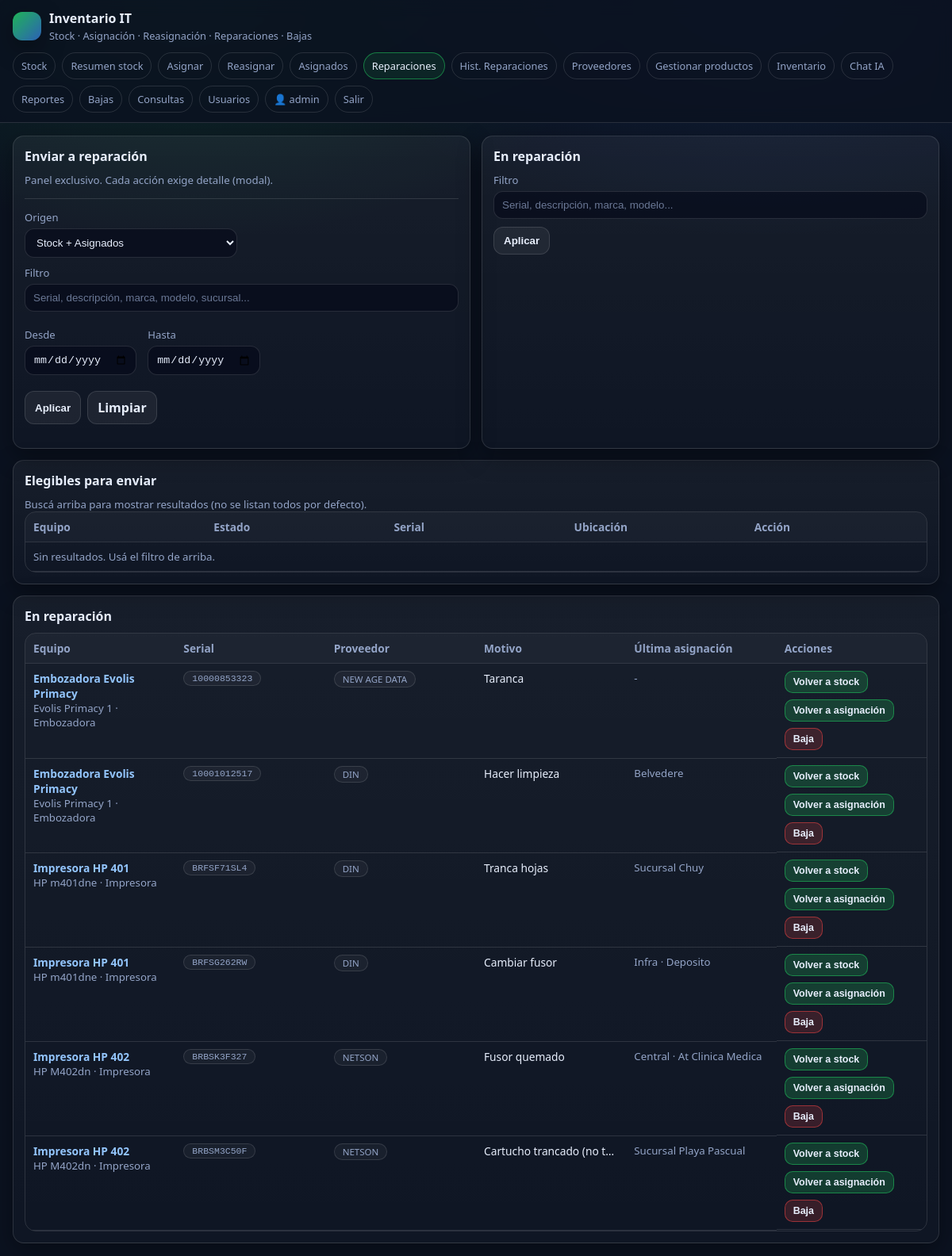
Screenshot of /repairs (signed in) with the database file from the repository.
### tables this page shows
CREATE TABLE users (
      id INTEGER PRIMARY KEY AUTOINCREMENT,
      username TEXT UNIQUE NOT NULL,
      password_hash TEXT NOT NULL,
      is_admin INTEGER NOT NULL DEFAULT 0,
      created_at TEXT NOT NULL
    );

CREATE TABLE units (
      id INTEGER PRIMARY KEY AUTOINCREMENT,
      product_id INTEGER NOT NULL REFERENCES products(id) ON DELETE CASCADE,
      serial TEXT,
      status TEXT NOT NULL CHECK(status IN ('IN_STOCK','ASSIGNED','IN_REPAIR','RETIRED')),
      warranty_until TEXT,
      purchase_provider_id INTEGER REFERENCES providers(id),
      sucursal TEXT,
      area TEXT,
      persona TEXT,
      last_sucursal TEXT,
      last_area TEXT,
      last_persona TEXT,
      pc_name TEXT,
      last_pc_name TEXT,
      inventory_number TEXT,
      created_at TEXT NOT NULL,
      updated_at TEXT NOT NULL
    );

CREATE TABLE products (
      id INTEGER PRIMARY KEY AUTOINCREMENT,
      barcode TEXT,
      descripcion TEXT NOT NULL,
      tipo TEXT NOT NULL,
      marca TEXT NOT NULL,
      modelo TEXT NOT NULL,
      proveedor_id INTEGER REFERENCES providers(id),
      created_at TEXT NOT NULL
    );

### app.py (the view, shortened to what this page needs)
@app.route("/repairs")
@login_required
def repairs_page():
    q1 = (request.args.get("q1") or "").strip().lower()  # buscar elegibles
    q2 = (request.args.get("q2") or "").strip().lower()  # buscar historial
    scope = request.args.get("scope") or "ANY"
    date_from = (request.args.get("from") or "").strip()
    date_to = (request.args.get("to") or "").strip()
    iso_from, iso_to = norm_date_range(date_from, date_to)
    db = get_db()
    if scope == "IN_STOCK":
        eligible = ("IN_STOCK",)
    elif scope == "ASSIGNED":
        eligible = ("ASSIGNED",)
    else:
        eligible = ("IN_STOCK", "ASSIGNED")
    send = []
    inrep_sql = """
      SELECT u.*, p.descripcion, p.tipo, p.marca, p.modelo,
        (
          SELECT h.detalle
          FROM history h
          WHERE h.unit_id = u.id AND h.type = 'REPAIR_SEND'
          ORDER BY h.created_at DESC
          LIMIT 1
        ) AS repair_motivo,
        (
          SELECT h.proveedor
          FROM history h
          WHERE h.unit_id = u.id AND h.type = 'REPAIR_SEND'
          ORDER BY h.created_at DESC
          LIMIT 1
        ) AS repair_proveedor,
        (
          SELECT h.created_at
          FROM history h
          WHERE h.unit_id = u.id AND h.type = 'REPAIR_SEND'
          ORDER BY h.created_at DESC
          LIMIT 1
        ) AS repair_sent_at
      FROM units u JOIN products p ON p.id=u.product_id
      WHERE u.status='IN_REPAIR'
    """
    params = []
    if iso_from:
        inrep_sql += " AND (SELECT h.created_at FROM history h WHERE h.unit_id = u.id AND h.type = 'REPAIR_SEND' ORDER BY h.created_at DESC LIMIT 1) >= ?"
        params.append(iso_from)
    if iso_to:
        inrep_sql += " AND (SELECT h.created_at FROM history h WHERE h.unit_id = u.id AND h.type = 'REPAIR_SEND' ORDER BY h.created_at DESC LIMIT 1) <= ?"
        params.append(iso_to)
    inrep_sql += " ORDER BY p.descripcion COLLATE NOCASE, COALESCE(u.serial,'')"
    inrep = db.execute(inrep_sql, params).fetchall()
    if q2:
        inrep = [u for u in inrep if q2 in f"{u['serial'] or ''} {u['descripcion']} {u['marca']} {u['modelo']} {u['tipo']} {u['sucursal'] or ''} {u['area'] or ''} {u['persona'] or ''} {u['repair_proveedor'] or ''} {u['repair_motivo'] or ''}".lower()]
    hist_sql = """
      SELECT h.*, u.serial, p.descripcion, p.marca, p.modelo, us.username
      FROM history h
      JOIN units u ON u.id=h.unit_id
      JOIN products p ON p.id=u.product_id
      JOIN users us ON us.id=h.user_id
      WHERE h.type IN ('REPAIR_SEND','REPAIR_RETURN')
    """
    hparams = []
    if q2:
        hist_sql += " AND (LOWER(COALESCE(u.serial,'')) LIKE ? OR LOWER(p.descripcion) LIKE ? OR LOWER(p.marca) LIKE ? OR LOWER(p.modelo) LIKE ? OR LOWER(COALESCE(h.proveedor,'')) LIKE ?)"
        like = f"%{q2}%"
        hparams += [like, like, like, like, like]
    if iso_from:
        hist_sql += " AND h.created_at >= ?"
        hparams.append(iso_from)
    if iso_to:
        hist_sql += " AND h.created_at <= ?"
        hparams.append(iso_to)
    hist_sql += " ORDER BY h.created_at DESC LIMIT 200"
    hist = db.execute(hist_sql, hparams).fetchall()
    return render_template("repairs.html", send=send, inrep=inrep, hist=hist, q1=q1, q2=q2, scope=scope, date_from=date_from, date_to=date_to)

### templates/repairs.html (shortened to what this page needs)
{% extends "base.html" %}
{% from "_macros.html" import short_date %}
{% set title="Reparaciones" %}
{% set active="repairs" %}
{% block content %}
<div class="grid two">
  <div class="card">
    <h2>Enviar a reparación</h2>
    <div class="muted">Panel exclusivo. Cada acción exige detalle (modal).</div>
    <hr class="sep">
    <form method="get">
      <div>
        <label>Origen</label>
        <select name="scope">
          <option value="ANY" {% if scope=='ANY' %}selected{% endif %}>Stock + Asignados</option>
        </select>
      </div>
      <div style="grid-column:1/-1;">
        <label>Filtro</label>
        <input name="q1" value="{{ q1 }}" placeholder="Serial, descripción, marca, modelo, sucursal...">
      </div>
      <div class="grid two" style="margin-top:10px;">
  <div><label>Desde</label><input type="date" name="from" value="{{ date_from or '' }}"></div>
  <div><label>Hasta</label><input type="date" name="to" value="{{ date_to or '' }}"></div>
</div>
        <div class="form-actions" style="margin-top:10px;"><button class="btn" type="submit">Aplicar</button>
        <a class="btn" href="{{ url_for('repairs_page') }}">Limpiar</a></div>
    </form>
  </div>
  <div class="card">
    <h2>En reparación</h2>
    <form method="get">
      <div style="grid-column:1/-1;">
        <label>Filtro</label>
        <input name="q2" value="{{ q2 }}" placeholder="Serial, descripción, marca, modelo...">
      </div>
      <div style="display:flex; gap:10px;">
        <button class="btn" type="submit">Aplicar</button>
      </div>
    </form>
  </div>
</div>
<div class="card" style="margin-top:14px;">
  <h2>Elegibles para enviar</h2>
  {% if not q1 %}<div class="muted">Buscá arriba para mostrar resultados (no se listan todos por defecto).</div>{% endif %}
  <div class="table-wrap">
    <table class="inrep-table">
      <thead>
        <tr><th>Equipo</th><th>Estado</th><th>Serial</th><th>Ubicación</th><th>Acción</th></tr>
      </thead>
      <tbody>
        {% if not send %}
        <tr><td colspan="5" class="muted">Sin resultados. Usá el filtro de arriba.</td></tr>
        {% endif %}
      </tbody>
    </table>
  </div>
</div>
<div class="card" style="margin-top:14px;">
  <h2>En reparación</h2>
  <div class="table-wrap">
    <table class="inrep-table">
      <thead>
        <tr><th>Equipo</th><th>Serial</th><th>Proveedor</th><th>Motivo</th><th>Última asignación</th><th>Acciones</th></tr>
      </thead>
      <tbody>
        {% for u in inrep %}
        <tr>
          <td><a href="#" class="js-info" data-kind="unit" data-id="{{ u.id }}"><b>{{ u.descripcion }}</b></a><div class="muted">{{ u.marca }} {{ u.modelo }} · {{ u.tipo }}</div></td>
          <td>{% if u.serial %}<a href="#" class="js-info" data-kind="unit" data-id="{{ u.id }}"><span class="badge mono">{{ u.serial }}</span></a>{% else %}<span class="muted">SIN SERIAL</span>{% endif %}</td>
          <td><span class="badge">{{ u.repair_proveedor or '-' }}</span></td>
          <td>
            <span class="motivo-truncate" title="{{ (u.repair_motivo or '-')|e }}">
              {{ (u.repair_motivo or '-')|lower|capitalize }}
            </span>
          </td>
          <td class="muted">{{ u.last_sucursal or "-" }}{% if u.last_area %} · {{ u.last_area }}{% endif %}{% if u.last_persona %} · {{ u.last_persona }}{% endif %}</td>
          <td style="display:flex; gap:8px; flex-wrap:wrap;">
            <button class="btn primary small" type="button"
              onclick="modal.open({action:'repair_return', unitId:'{{ u.id }}', title:'Retorno a stock', sub:'<b>{{ u.descripcion|e }}</b> · {{ (u.serial or 'SIN SERIAL')|e }}', showLoc:false, showProv:true});">Volver a stock</button>
            <button class="btn primary small" type="button"
              onclick="modal.open({action:'repair_return', unitId:'{{ u.id }}', title:'Retorno a asignación', sub:'<b>{{ u.descripcion|e }}</b> · {{ (u.serial or 'SIN SERIAL')|e }}', showLoc:false, showProv:true});">Volver a asignación</button>
            <button class="btn danger small" type="button"
              onclick="modal.open({action:'retire', unitId:'{{ u.id }}', title:'Dar de baja (obligatorio)', sub:'<b>{{ u.descripcion|e }}</b> · {{ (u.serial or 'SIN SERIAL')|e }}', showLoc:false, showProv:false});">Baja</button>
          </td>
        </tr>
        {% endfor %}
      </tbody>
    </table>
  </div>
</div>
{% endblock %}

### templates/base.html (shortened to what this page needs)
{% from "_macros.html" import short_date %}
<!doctype html>
<html lang="es">
<head>
  <link rel="stylesheet" href="{{ url_for('static', filename='style.css') }}">
</head>
<body>
  <div class="topbar">
    <div class="nav">
      <div class="brand">
        <div class="logo"></div>
        <div>
          <h1>Inventario IT</h1>
          <div class="sub">Stock · Asignación · Reasignación · Reparaciones · Bajas</div>
        </div>
      </div>
      <div class="menu">
        {% if me %}
          <a class="pill {% if active=='stock' %}active{% endif %}" href="{{ url_for('stock') }}">Stock</a>
          <a class="pill {% if active=='stock_all' %}active{% endif %}" href="{{ url_for('stock_all') }}">Resumen stock</a>
          <a class="pill {% if active=='assign' %}active{% endif %}" href="{{ url_for('assign_page') }}">Asignar</a>
          <a class="pill {% if active=='reassign' %}active{% endif %}" href="{{ url_for('reassign_page') }}">Reasignar</a>
          <a class="pill {% if active=='assigned' %}active{% endif %}" href="{{ url_for('assigned_page') }}">Asignados</a>
          <a class="pill {% if active=='repairs' %}active{% endif %}" href="{{ url_for('repairs_page') }}">Reparaciones</a>
          <a class="pill {% if active=='repairs_history' %}active{% endif %}" href="{{ url_for('repairs_history_page') }}">Hist. Reparaciones</a>
          <a class="pill {% if active=='providers' %}active{% endif %}" href="{{ url_for('providers_page') }}">Proveedores</a>
        <a class="pill {% if active=='manage_products' %}active{% endif %}" href="{{ url_for('manage_products_page') }}">Gestionar productos</a>
        <a class="pill {% if active=='inventory' %}active{% endif %}" href="{{ url_for('inventory_page') }}">Inventario</a>
        <a class="pill {% if active=='ai_chat' %}active{% endif %}" href="{{ url_for('ai_chat_page') }}">Chat IA</a>
        <a class="pill {% if active=='reports' %}active{% endif %}" href="{{ url_for('reports_page') }}">Reportes</a>
          <a class="pill {% if active=='retired' %}active{% endif %}" href="{{ url_for('retired_page') }}">Bajas</a>
          <a class="pill {% if active=='queries' %}active{% endif %}" href="{{ url_for('queries_page') }}">Consultas</a>
          {% if me.is_admin %}
            <a class="pill {% if active=='users' %}active{% endif %}" href="{{ url_for('users_page') }}">Usuarios</a>
          {% endif %}
          <span class="pill">👤 {{ me.username }}</span>
          <a class="pill" href="{{ url_for('logout') }}">Salir</a>
        {% endif %}
      </div>
    </div>
  </div>
  <div class="container">
    {% block content %}{% endblock %}
  </div>
</body>
</html>

### rows the page displays
users: username "admin"
units: descripcion "Embozadora Evolis Primacy", marca "Evolis", modelo "Primacy 1", tipo "Embozadora", serial "10000853323", repair_proveedor "NEW AGE DATA", repair_motivo "Taranca", last_sucursal "-"
units: descripcion "Embozadora Evolis Primacy", marca "Evolis", modelo "Primacy 1", tipo "Embozadora", serial "10001012517", repair_proveedor "DIN", repair_motivo "Hacer limpieza", last_sucursal "Belvedere"
units: descripcion "Impresora HP 401", marca "HP", modelo "m401dne", tipo "Impresora", serial "BRFSF71SL4", repair_proveedor "DIN", repair_motivo "Tranca hojas", last_sucursal "Sucursal Chuy"
units: descripcion "Impresora HP 401", marca "HP", modelo "m401dne", tipo "Impresora", serial "BRFSG262RW", repair_proveedor "DIN", repair_motivo "Cambiar fusor", last_sucursal "Infra", last_area "Deposito"
units: descripcion "Impresora HP 402", marca "HP", modelo "M402dn", tipo "Impresora", serial "BRBSK3F327", repair_proveedor "NETSON", repair_motivo "Fusor quemado", last_sucursal "Central", last_area "At Clinica Medica"
units: descripcion "Impresora HP 402", marca "HP", modelo "M402dn", tipo "Impresora", serial "BRBSM3C50F", repair_proveedor "NETSON", repair_motivo "Cartucho trancado (no t…", last_sucursal "Sucursal Playa Pascual"
